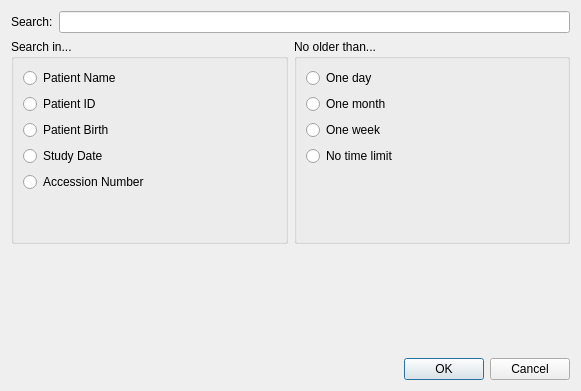
<ui version="4.0" >
 <class>searchPACS</class>
 <widget class="QDialog" name="searchPACS" >
  <property name="geometry" >
   <rect>
    <x>0</x>
    <y>0</y>
    <width>581</width>
    <height>391</height>
   </rect>
  </property>
  <property name="windowTitle" >
   <string>PACS Query</string>
  </property>
  <layout class="QVBoxLayout" >
   <item>
    <layout class="QHBoxLayout" >
     <item>
      <widget class="QLabel" name="label_3" >
       <property name="text" >
        <string>Search:</string>
       </property>
      </widget>
     </item>
     <item>
      <widget class="QLineEdit" name="lineEdit" />
     </item>
    </layout>
   </item>
   <item>
    <layout class="QHBoxLayout" >
     <item>
      <widget class="QGroupBox" name="groupBox" >
       <property name="title" >
        <string>Search in...</string>
       </property>
       <layout class="QVBoxLayout" >
        <item>
         <widget class="QRadioButton" name="patientName" >
          <property name="text" >
           <string>Patient Name</string>
          </property>
         </widget>
        </item>
        <item>
         <widget class="QRadioButton" name="patientID" >
          <property name="text" >
           <string>Patient ID</string>
          </property>
         </widget>
        </item>
        <item>
         <widget class="QRadioButton" name="patientBirthDate" >
          <property name="text" >
           <string>Patient Birth</string>
          </property>
         </widget>
        </item>
        <item>
         <widget class="QRadioButton" name="studyDate" >
          <property name="text" >
           <string>Study Date</string>
          </property>
         </widget>
        </item>
        <item>
         <widget class="QRadioButton" name="accessionNumber" >
          <property name="text" >
           <string>Accession Number</string>
          </property>
         </widget>
        </item>
        <item>
         <spacer>
          <property name="orientation" >
           <enum>Qt::Vertical</enum>
          </property>
          <property name="sizeHint" >
           <size>
            <width>20</width>
            <height>40</height>
           </size>
          </property>
         </spacer>
        </item>
       </layout>
      </widget>
     </item>
     <item>
      <widget class="QGroupBox" name="groupBox_2" >
       <property name="title" >
        <string>No older than...</string>
       </property>
       <layout class="QVBoxLayout" >
        <item>
         <widget class="QRadioButton" name="olderThanDay" >
          <property name="text" >
           <string>One day</string>
          </property>
         </widget>
        </item>
        <item>
         <widget class="QRadioButton" name="olderThanMonth" >
          <property name="text" >
           <string>One month</string>
          </property>
         </widget>
        </item>
        <item>
         <widget class="QRadioButton" name="olderThanWeek" >
          <property name="text" >
           <string>One week</string>
          </property>
         </widget>
        </item>
        <item>
         <widget class="QRadioButton" name="olderThanEver" >
          <property name="text" >
           <string>No time limit</string>
          </property>
         </widget>
        </item>
        <item>
         <spacer>
          <property name="orientation" >
           <enum>Qt::Vertical</enum>
          </property>
          <property name="sizeHint" >
           <size>
            <width>20</width>
            <height>40</height>
           </size>
          </property>
         </spacer>
        </item>
       </layout>
      </widget>
     </item>
    </layout>
   </item>
   <item>
    <spacer>
     <property name="orientation" >
      <enum>Qt::Vertical</enum>
     </property>
     <property name="sizeHint" >
      <size>
       <width>20</width>
       <height>20</height>
      </size>
     </property>
    </spacer>
   </item>
   <item>
    <layout class="QHBoxLayout" >
     <item>
      <spacer>
       <property name="orientation" >
        <enum>Qt::Horizontal</enum>
       </property>
       <property name="sizeHint" >
        <size>
         <width>40</width>
         <height>20</height>
        </size>
       </property>
      </spacer>
     </item>
     <item>
      <widget class="QDialogButtonBox" name="buttonBox" >
       <property name="orientation" >
        <enum>Qt::Horizontal</enum>
       </property>
       <property name="standardButtons" >
        <set>QDialogButtonBox::Cancel|QDialogButtonBox::NoButton|QDialogButtonBox::Ok</set>
       </property>
      </widget>
     </item>
    </layout>
   </item>
  </layout>
 </widget>
 <resources/>
 <connections>
  <connection>
   <sender>buttonBox</sender>
   <signal>accepted()</signal>
   <receiver>searchPACS</receiver>
   <slot>accept()</slot>
   <hints>
    <hint type="sourcelabel" >
     <x>248</x>
     <y>254</y>
    </hint>
    <hint type="destinationlabel" >
     <x>157</x>
     <y>274</y>
    </hint>
   </hints>
  </connection>
  <connection>
   <sender>buttonBox</sender>
   <signal>rejected()</signal>
   <receiver>searchPACS</receiver>
   <slot>reject()</slot>
   <hints>
    <hint type="sourcelabel" >
     <x>316</x>
     <y>260</y>
    </hint>
    <hint type="destinationlabel" >
     <x>286</x>
     <y>274</y>
    </hint>
   </hints>
  </connection>
 </connections>
</ui>
